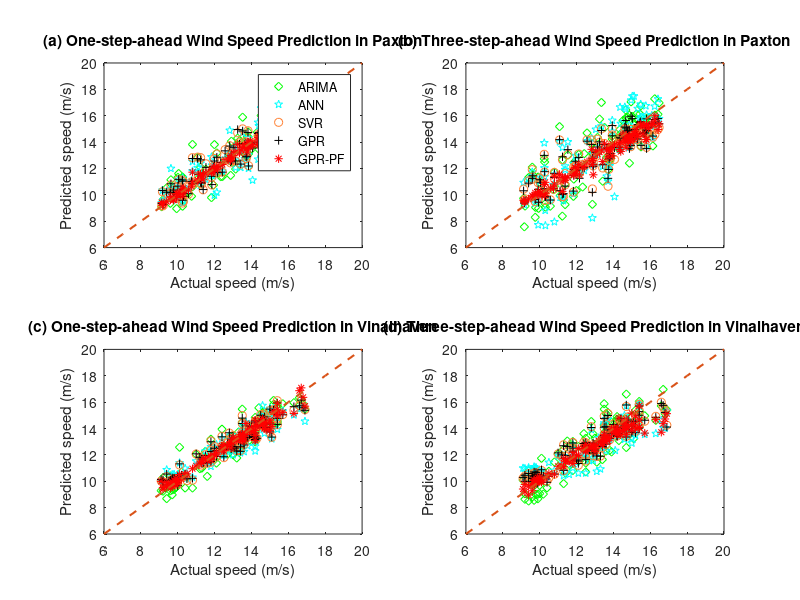

This figure's MATLAB source:
clear;
close all;
load('AllResults.mat');
x=6:20;
y=x;
subplot(2,2,1);
plot(YtestPaxton(1:3:300),Yhat1ARIMAPaxton(1:3:300),'dg');
hold on
plot(YtestPaxton(1:3:300),Yhat1ANNPaxton(1:3:300),'pc');
plot(YtestPaxton(1:3:300),Yhat1SVRPaxton(1:3:300),'o','Color',[1 0.5 0.2]);
plot(YtestPaxton(1:3:300),Yhat1GPRPaxton(1:3:300),'+k');
plot(YtestPaxton(1:3:300),Yhat1GPRPFPaxton(1:3:300),'*r');
plot(x,y,'--','LineWidth',1.5);
xlabel('Actual speed (m/s)');
ylabel('Predicted speed (m/s)');
title('(a) One-step-ahead Wind Speed Prediction in Paxton');
legend('ARIMA','ANN','SVR','GPR','GPR-PF');
hold off
subplot(2,2,2);
plot(YtestPaxton(1:3:300),Yhat3ARIMAPaxton(1:3:300),'dg');
hold on
plot(YtestPaxton(1:3:300),Yhat3ANNPaxton(1:3:300),'pc');
plot(YtestPaxton(1:3:300),Yhat3SVRPaxton(1:3:300),'o','Color',[1 0.5 0.2]);
plot(YtestPaxton(1:3:300),Yhat3GPRPaxton(1:3:300),'+k');
plot(YtestPaxton(1:3:300),Yhat3GPRPFPaxton(1:3:300),'*r');
plot(x,y,'--','LineWidth',1.5);
xlabel('Actual speed (m/s)');
ylabel('Predicted speed (m/s)');
title('(b) Three-step-ahead Wind Speed Prediction in Paxton');
hold off

subplot(2,2,3);
plot(YtestVinalhaven(1:3:300),Yhat1ARIMAVinalhaven(1:3:300),'dg');
hold on
plot(YtestVinalhaven(1:3:300),Yhat1ANNVinalhaven(1:3:300),'pc');
plot(YtestVinalhaven(1:3:300),Yhat1SVRVinalhaven(1:3:300),'o','Color',[1 0.5 0.2]);
plot(YtestVinalhaven(1:3:300),Yhat1GPRVinalhaven(1:3:300),'+k');
plot(YtestVinalhaven(1:3:300),Yhat1GPRPFVinalhaven(1:3:300),'*r');
plot(x,y,'--','LineWidth',1.5);
xlabel('Actual speed (m/s)');
ylabel('Predicted speed (m/s)');
title('(c) One-step-ahead Wind Speed Prediction in Vinalhaven');
% legend('ARIMA','ANN','SVR','GPR','GPR-PF','Location','NorthWest');
hold off
subplot(2,2,4);
plot(YtestVinalhaven(1:3:300),Yhat3ARIMAVinalhaven(1:3:300),'dg');
hold on
plot(YtestVinalhaven(1:3:300),Yhat3ANNVinalhaven(1:3:300),'pc');
plot(YtestVinalhaven(1:3:300),Yhat3SVRVinalhaven(1:3:300),'o','Color',[1 0.5 0.2]);
plot(YtestVinalhaven(1:3:300),Yhat3GPRVinalhaven(1:3:300),'+k');
plot(YtestVinalhaven(1:3:300),Yhat3GPRPFVinalhaven(1:3:300),'*r');
plot(x,y,'--','LineWidth',1.5);
xlabel('Actual speed (m/s)');
ylabel('Predicted speed (m/s)');
title('(d) Three-step-ahead Wind Speed Prediction in Vinalhaven');
hold off

